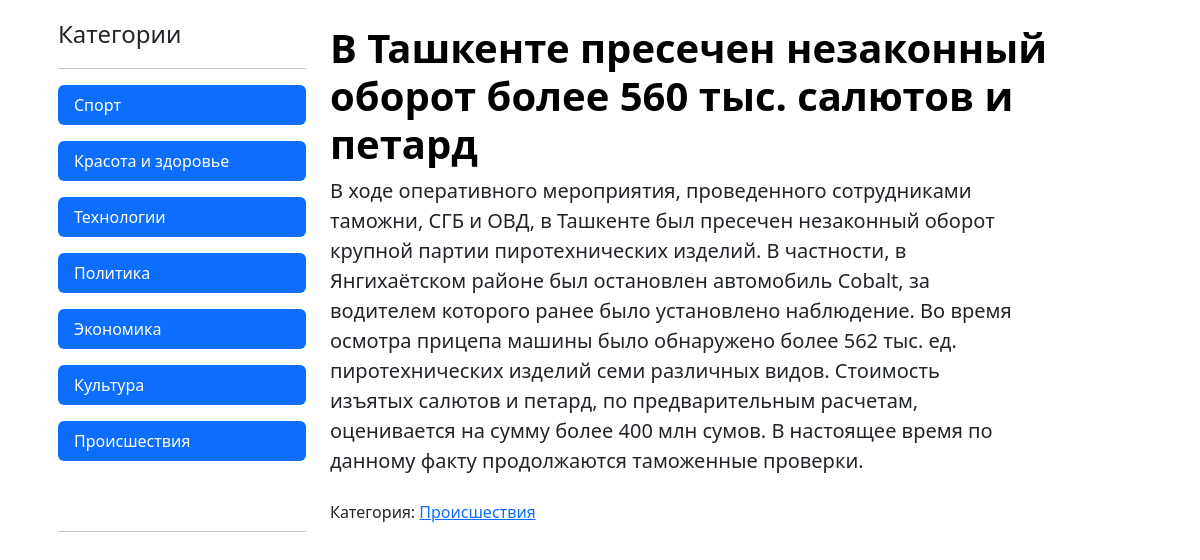
/news/5, run on the app's committed database.
### index/models.py (models this page shows, shortened)
class Category(models.Model):
    category_name = models.CharField(max_length=32)
    added_date = models.DateTimeField(auto_now_add=True)
    def __str__(self):
        return self.category_name
    class Meta:
        verbose_name_plural = 'Категория новостей'

class News(models.Model):
    news_header = models.CharField(max_length=128)
    news_text = models.TextField()
    news_category = models.ForeignKey(Category, on_delete=models.CASCADE)
    added_date = models.DateTimeField(auto_now_add=True)
    class Meta:
        verbose_name_plural = 'Новость'

### index/views.py (the view)
# urls.py: path('news/<int:pk>', views.news_page),
def news_page (request, pk):
    news = News.objects.get(id=pk)
    categories = Category.objects.all()
    context = {
        'categories': categories,
        'news': news
    }
    return render(request, 'news_page.html', context)

### index/templates/news_page.html (shortened to what this page needs)
<!DOCTYPE html>
<html lang="ru">
<head>
    <link rel="stylesheet" href="https://cdn.jsdelivr.net/npm/bootstrap@5.3.3/dist/css/bootstrap.min.css">
</head>
<body>
<div class="container d-flex 100">
<div class="d-flex flex-column flex-shrink-0 p-3" style="width: 280px;">
        <span class="fs-4">Категории</span>
        <hr>
        <ul class="nav nav-pills flex-column mb-auto">
            {% for c in categories %}
            <li class="nav-item mb-3">
                <a href="/category/{{ c.id }}" class="nav-link active" aria-current="page">{{ c }}</a>
            </li>
            {% endfor %}
        </ul>
        <hr>
    </div>
<div class="px-2 py-2 my-3">
    <h1 class="display-6 fw-bold text-body-emphasis">{{ news.news_header }}</h1>
    <div class="col-lg-10"><p class="lead mb-4">{{ news.news_text }}</p>
        <div class="d-grid gap-2 d-sm-flex">
            <p>Категория: <a href="news.news_category">{{ news.news_category }}</a></p>
        </div>
    </div>
</div>
</div>
</body>
</html>

### data on the page
Category: category_name "Спорт"
Category: category_name "Красота и здоровье"
Category: category_name "Технологии"
Category: category_name "Политика"
Category: category_name "Экономика"
Category: category_name "Культура"
Category: category_name "Происшествия"
News: news_header "В Ташкенте пресечен незаконный оборот более 560 тыс. салютов и петард", news_text "В ходе оперативного мероприятия, проведенного сотрудниками таможни, СГБ и ОВД, в Ташкенте был пресечен незаконный оборот крупной партии пиротехнических изделий. В частности, в Янгихаётском районе был остановлен автомобиль Cobalt, за водителем которого ранее было установлено наблюдение. Во время осмотра прицепа машины было обнаружено более 562 тыс. ед. пиротехнических изделий семи различных видов. Стоимость изъятых салютов и петард, по предварительным расчетам, оценивается на сумму более 400 млн сумов. В настоящее время по данному факту продолжаются таможенные проверки.", news_category "Происшествия"
